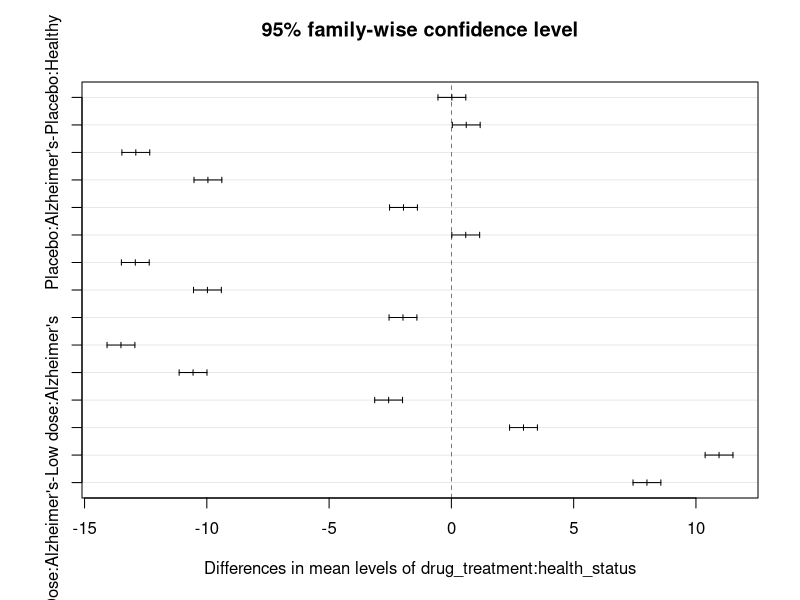

Source code (R):
library(readxl)
library(tidyverse)
library(broom)

ad_treatment <- read_excel("ad_treatment.xlsx")

sum_df <- ad_treatment %>% 
  mutate(
    sex = factor(sex, labels = c("Male", "Females")),
    drug_treatment =  factor(drug_treatment, levels = c("Placebo", "Low dose", "High Dose")),
    health_status = factor(health_status, levels = c("Healthy", "Alzheimer's"))
  )

#main effects
ad_aov <- aov(mmse ~ sex + drug_treatment + health_status, data = sum_df)
summary(ad_aov)

ad_aov <- aov(mmse ~ sex * drug_treatment * health_status, data = sum_df)
summary(ad_aov)

tidyTUKEY <- TukeyHSD(ad_aov, which = 'drug_treatment:health_status',conf.level=0.95)

plot(tidyTUKEY)
